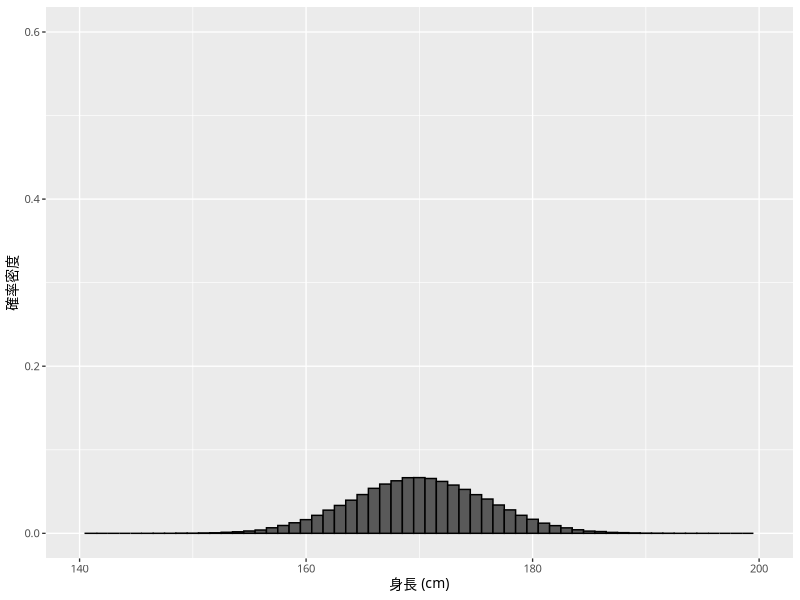
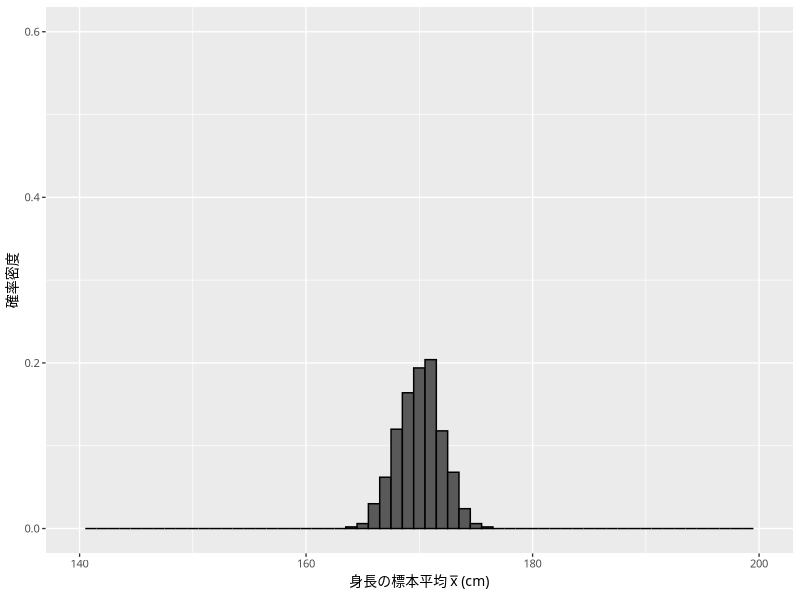
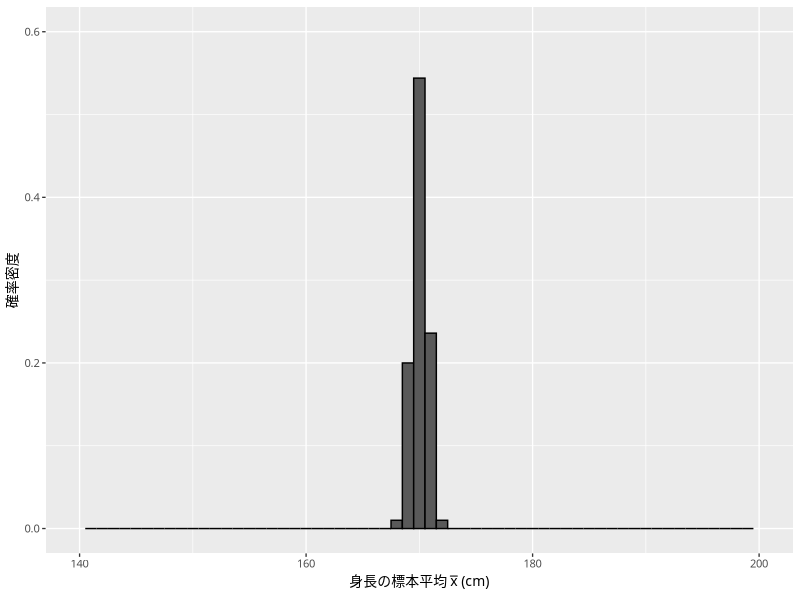
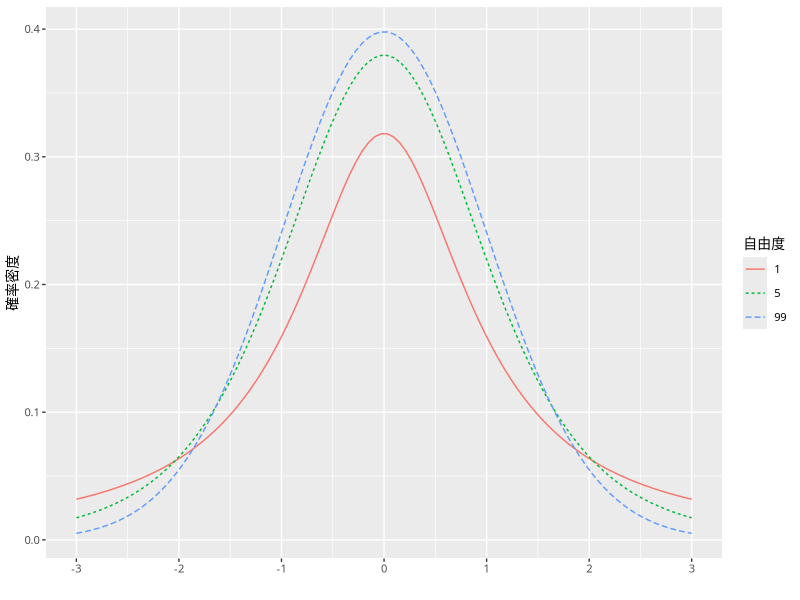
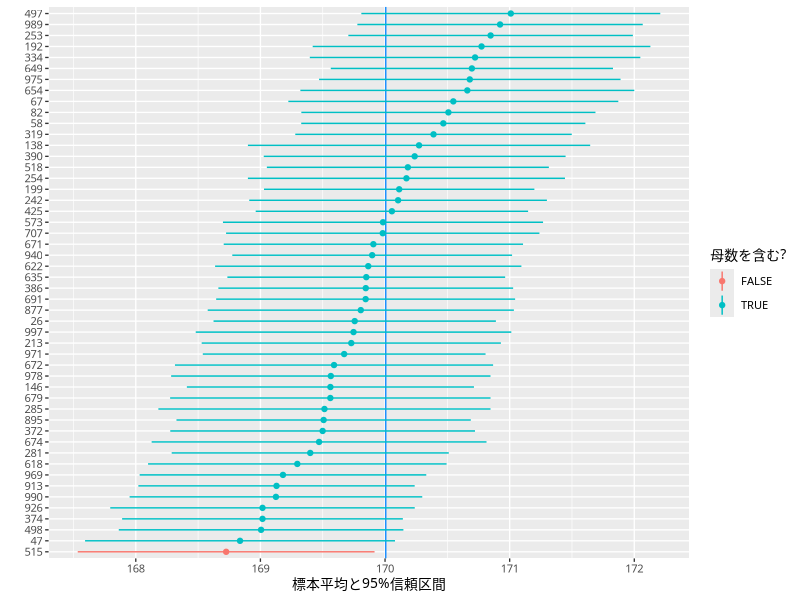

Recreate these plots in R, in order. (Note: this script raises an error after producing the figures.)
## ch07.R
##
## 浅野正彦・矢内勇生. 2018. 『Rによる計量政治学』オーム社
## 第7章 統計的推定
##
## Created: 2018-11-22 Yuki Yanai

## tidyverse パッケージを読み込む
library("tidyverse")
## 次の行はMacユーザのみ実行する（Windowsユーザは削除するかコメントアウトする）
theme_set(theme_gray(base_size = 10, base_family = "HiraginoSans-W3"))


####################################################
## 7.1  母集団と標本
####################################################

## Rコードなし

####################################################
## 7.2  標本分布
####################################################

## 10万人の母集団の身長を設定する
## 身長の母平均は170cm、母標準偏差は6とする
set.seed(2018-11-20)  # 乱数の種を設定する。
population <- rnorm(100000, mean = 170, sd = 6)
mean(population)
sd(population)

## 図7.3 母集団の分布
hist_pop <- data_frame(pop = population) %>% 
  ggplot(aes(x = pop, y = ..density..)) +
    geom_histogram(binwidth = 1, color = "black") +
    xlim(140, 200) + ylim(0, 0.6) +
    labs(x = "身長 (cm)", y = "確率密度")
print(hist_pop)

## 上で定義した母集団から、サイズ10の標本を500個抽出する
## 結果を保存するために、10行x500列の空の行列を用意する
size10 <- matrix(NA, nrow = 10, ncol = 500)
for (i in 1:500) { # 標本抽出を500回繰り返す
  size10[, i] <- sample(population, size = 10, replace = FALSE)
}
## それぞれの標本での平均値を計算し、データフレームの1変数として保存する
df <- data_frame(means_s10 = colMeans(size10))

## 図7.4
## 標本平均の標本分布をヒストグラムにする
hist_size10 <- ggplot(df, aes(x = means_s10, y = ..density.. )) +
  geom_histogram(binwidth = 1, color = "black") +
  xlim(140, 200) + ylim(0, 0.6) +
  labs(x = expression(paste("身長の標本平均 ", bar(x), " (cm)")),
       y = "確率密度")
print(hist_size10)

## 標本サイズ10の場合の標本平均のばらつき（標準誤差）を計算する
sd(df$means_s10)

## 上で定義した母集団から、サイズ90の標本を500個抽出する
## 結果を保存するために、90行x500列の空の行列を用意する
size90 <- matrix(NA, nrow = 90, ncol = 500)
for (i in 1:500) { # 標本抽出を500回繰り返す
  size90[, i] <- sample(population, size = 90, replace = FALSE)
}
## それぞれの標本での平均値を計算し、データフレームの1変数として保存する
df <- mutate(df, means_s90 = colMeans(size90))

## 図7.5
## 標本平均の標本分布をヒストグラムにする
hist_size90 <- ggplot(df, aes(x = means_s90, y = ..density.. )) +
  geom_histogram(binwidth = 1, color = "black") +
  xlim(140, 200) + ylim(0, 0.6) +
  labs(x = expression(paste("身長の標本平均 ", bar(x), " (cm)")),
       y = "確率密度")
print(hist_size90)

## 標本サイズ90の場合の標本平均のばらつき（標準誤差）を計算する
sd(df$means_s90)

## 標本サイズ10の場合と90の場合の標本のばらつきの比
sd(df$means_s10) / sd(df$means_s90)


####################################################
## 7.3  母平均の推定と信頼区間
####################################################

## 図7.6 t分布
df_t <- data_frame(x = seq(-3, 3, length.out = 100)) %>% 
  mutate(`1` = dt(x, df = 1),
         `5` = dt(x, df = 5),
         `99` = dt(x, df = 99)) %>% 
  gather(key = "df", value = "density", `1`:`99`)
t_dist <- ggplot(df_t, aes(x = x, y = density,
                           color = df, linetype = df)) +
  geom_line() +
  labs(x = "", y = "確率密度") +
  scale_x_continuous(breaks = -3:3) +
  scale_color_discrete(name = "自由度") + 
  scale_linetype_discrete(name = "自由度") +
  guides(shape = guide_legend(reverse = TRUE)) 
print(t_dist)


## 自由度99のt分布で、データの95%が収まる範囲の上限値を求める
qt(p = 0.025, df = 99, lower.tail = FALSE)
# または、
qt(p = 0.975, df = 99, lower.tail = TRUE)
## 同様に、下限値を求める
qt(p = 0.025, df = 99, lower.tail = TRUE)


## 上で定義した母集団（身長の母平均が約170）から
## 標本サイズ100の標本を1,000個抽出し、
## それぞれの標本について信頼区間を求める
n <- 100
res <- matrix(NA, nrow = n, ncol = 1000)
for (i in 1:1000) {
  res[, i] <- sample(population, size = n, replace = FALSE)
}
## それぞれの標本の平均と標準偏差を求めてデータフレームの変数にする。
## その後、標準誤差 se と95%信頼区間の下限 lb、上限ub を計算するn
df_ci <- data_frame(id = 1:1000,
                    means = colMeans(res),
                    sds = apply(res, MARGIN = 2, FUN = sd)) %>% 
  mutate(se = sds / sqrt(n),
         lb = means + qt(p = 0.025, df = 99, lower.tail = TRUE) * se,
         ub = means + qt(p = 0.025, df = 99, lower.tail = FALSE) * se)
## 結果の一部を見てみる
head(df_ci)

## 信頼区間の中に真の母平均が含まれているかどうか判定する変数を作る
(pop_mean <- mean(population)) # 真の母平均
df_ci <- mutate(df_ci,
                success = (lb <= pop_mean & ub >= pop_mean))
## 母平均を区間内に捉えた95%信頼区間の割合を計算する
mean(df_ci$success)

## 1000個の標本から50個をランダムに選び、95%信頼区間を図示する。
set.seed(2018-11-22)
ci_plt <- sample_n(df_ci, size = 50) %>% 
  ggplot(aes(x = reorder(id, means), y = means, 
             ymin = lb, ymax = ub, color = success)) +
  geom_hline(yintercept = pop_mean, color = "dodgerblue") +
  geom_linerange() +
  geom_point() +
  scale_color_discrete(name = "母数を含む?") +
  labs(x = "", y = "標本平均と95%信頼区間") +
  coord_flip()
print(ci_plt)


## 例7.4：衆院データを使って信頼区間を求める
HR <- read_rds("data/hr-data.Rds")
## Rdsファイルの読み込みがうまくいかない場合は以下を実行
#download.file(url = "https://git.io/fxhQU",
#              destfile = "data/hr-data.csv")
#HR <- read_csv("data/hr-data.csv")

## 候補者の年齢ageの50%信頼区間を求める
age_ci50 <- t.test(HR$age, conf.level = 0.5)
age_ci50$conf.int

## 候補者の年齢ageの95%信頼区間を求める
age_ci95 <- t.test(HR$age)
age_ci95$conf.int
